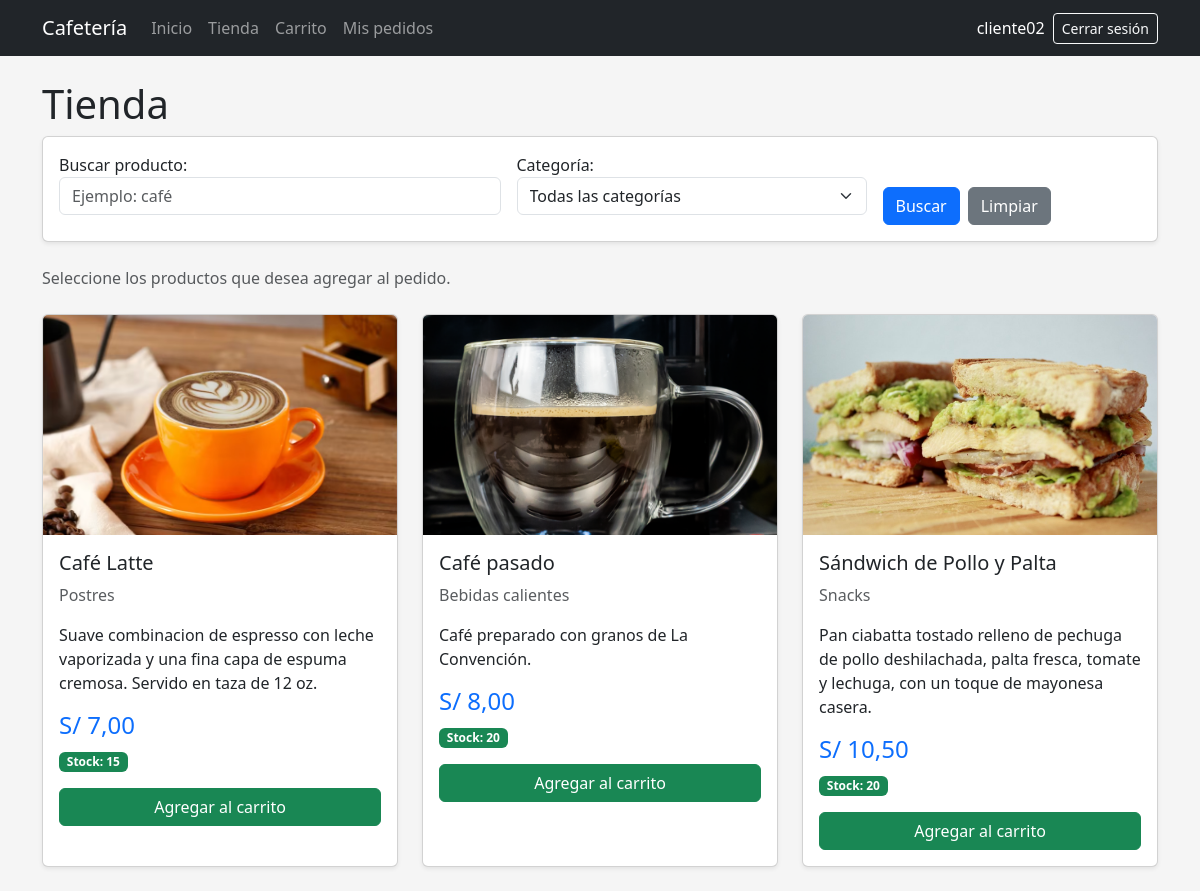
The app's page /tienda/ (signed in), older data.
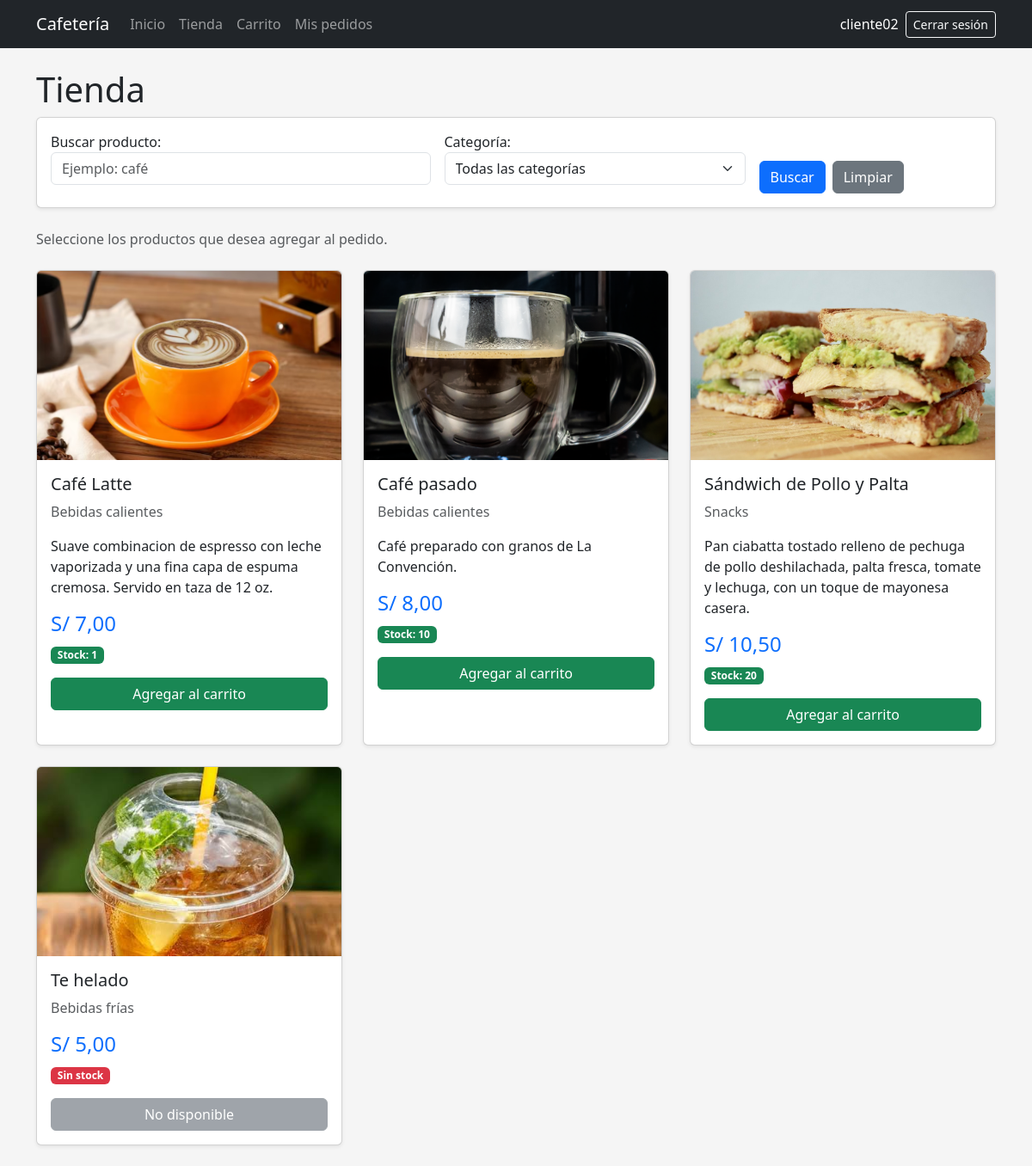
The same page, newer data.
### pedidos/models.py (models this page shows, shortened)
class Producto(models.Model):
    nombre = models.CharField(max_length=100)
    descripcion = models.TextField(blank=True)
    categoria = models.ForeignKey(
        Categoria,
        on_delete=models.SET_NULL,
        null=True,
        blank=True,
        related_name="productos",
    )
    precio = models.DecimalField(
        max_digits=8,
        decimal_places=2,
    )
    stock = models.PositiveIntegerField(default=0)
    imagen = models.ImageField(
        upload_to="productos/",
        blank=True,
    )
    activo = models.BooleanField(default=True)
    class Meta:
        ordering = ["nombre"]

class Categoria(models.Model):
    nombre = models.CharField(max_length=100)
    descripcion = models.TextField(blank=True)
    activo = models.BooleanField(default=True)
    def __str__(self):
        return self.nombre
    class Meta:
        verbose_name = "Categoría"
        verbose_name_plural = "Categorías"
        ordering = ["nombre"]

### pedidos/views.py (the view, shortened to what this page needs)
@login_required
def tienda(request):
    productos = (
        Producto.objects
        .filter(
            activo=True
        )
        .select_related(
            "categoria"
        )
        .order_by(
            "nombre"
        )
    )
    form = ProductoFiltroForm(
        request.GET or None
    )
    return render(
        request,
        "tienda/lista.html",
        {
            "productos": productos,
            "form": form,
        },
    )

### pedidos/forms.py (shortened to what this page needs)
class ProductoFiltroForm(forms.Form):
    busqueda = forms.CharField(
        required=False,
        label="Buscar producto",
        widget=forms.TextInput(
            attrs={
                "class": "form-control",
                "placeholder": "Ejemplo: café",
            }
        ),
    )
    categoria = forms.ModelChoiceField(
        required=False,
        queryset=Categoria.objects.filter(
            activo=True
        ).order_by("nombre"),
        empty_label="Todas las categorías",
        label="Categoría",
        widget=forms.Select(
            attrs={
                "class": "form-select",
            }
        ),
    )

### pedidos/templates/tienda/lista.html (shortened to what this page needs)
{% extends "base.html" %}
{% block content %}
<div class="mb-4">
    <h1>
        Tienda
    </h1>
<div class="card mb-4 shadow-sm">
    <div class="card-body">
        <form method="get">
            <div class="row g-3 align-items-end">
                <div class="col-md-5">
                    {{ form.busqueda.label_tag }}
                    {{ form.busqueda }}
                </div>
                <div class="col-md-4">
                    {{ form.categoria.label_tag }}
                    {{ form.categoria }}
                </div>
                <div class="col-md-3">
                    <div class="d-flex gap-2">
                        <button
                            type="submit"
                            class="btn btn-primary"
                        >
                            Buscar
                        </button>
                        <a
                            href="{% url 'tienda' %}"
                            class="btn btn-secondary"
                        >
                            Limpiar
                        </a>
                    </div>
                </div>
            </div>
        </form>
    </div>
</div>
    <p class="text-muted">
        Seleccione los productos
        que desea agregar al pedido.
    </p>
</div>
<div class="row g-4">
{% for producto in productos %}
<div class="col-md-6 col-lg-4">
    <div class="card h-100 shadow-sm">
        {% if producto.imagen %}
        <img
            src="{{ producto.imagen.url }}"
            class="card-img-top producto-imagen"
            alt="{{ producto.nombre }}"
        >
        {% else %}
        <div class="producto-sin-imagen">
            Sin imagen
        </div>
        {% endif %}
        <div class="card-body">
            <h5 class="card-title">
                {{ producto.nombre }}
            </h5>
            <p class="text-muted">
                {% if producto.categoria %}
                    {{ producto.categoria.nombre }}
                {% else %}
                    Sin categoría
                {% endif %}
            </p>
            <p>
                {{ producto.descripcion }}
            </p>
            <h4 class="text-primary">
                S/ {{ producto.precio }}
            </h4>
            {% if producto.stock > 0 %}
            <p>
                <span class="badge text-bg-success">
                    Stock:
                    {{ producto.stock }}
                </span>
            </p>
            <form
                method="post"
                action="{% url 'agregar_producto' producto.id %}"
            >
                <button
                    type="submit"
                    class="btn btn-success w-100"
                >
                    Agregar al carrito
                </button>
            </form>
            {% else %}
            <p>
                <span class="badge text-bg-danger">
                    Sin stock
                </span>
            </p>
            <button
                class="btn btn-secondary w-100"
                disabled
            >
                No disponible
            </button>
            {% endif %}
        </div>
    </div>
</div>
{% empty %}
<div class="col-12">
    <div class="alert alert-info">
        No existen productos disponibles.
    </div>
</div>
{% endfor %}
</div>
{% endblock %}

Row changes from the older to the newer data that the page shows:
changed Producto "Café Latte": categoria.nombre "Postres" → "Bebidas calientes"; stock "15" → "1"
changed Producto "Café pasado": stock "20" → "10"
added Producto: imagen (picture), nombre "Te helado", categoria.nombre "Bebidas frías", precio "5,00", stock "Sin stock"
